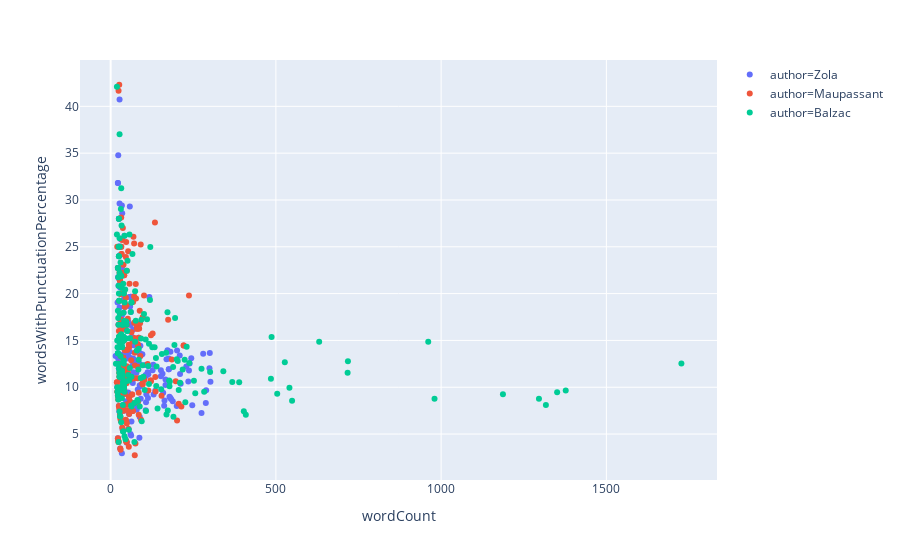

Notebook code for this chart:
### Markdown cell above
#### Quelle est la relation entre le taux de ponctuation, et le nombre de mots chez les auteurs ?

Plus on écritait une phrase longue, et plus on devrait utiliser de la ponctuation comme des virgules, point virgules, non ?

D'un autre côté, ça serait intéressant de voir si des auteurs utilisent fortement la ponctuation alors qu'ils utilisent peu de mots.

### Code cell
fig = px.scatter(my_df, x="wordCount", y="wordsWithPunctuationPercentage", color="author",)
fig.show()

### Figure 1 — Plotly figure (JSON) as saved in the notebook; plotly's stock layout.template omitted (floating-point values rounded to 4 significant figures; data arrays with more than 128 entries replaced by an {"elided": "..."} marker saying what was removed)
{"data": [{"hoverlabel": {"namelength": 0}, "hovertemplate": "author=Zola<br>wordCount=%{x}<br>wordsWithPunctuationPercentage=%{y}", "legendgroup": "author=Zola", "marker": {"color": "#636efa", "symbol": "circle"}, "mode": "markers", "name": "author=Zola", "showlegend": true, "type": "scatter", "x": {"elided": "200 int values"}, "xaxis": "x", "y": {"elided": "200 float values"}, "yaxis": "y"}, {"hoverlabel": {"namelength": 0}, "hovertemplate": "author=Maupassant<br>wordCount=%{x}<br>wordsWithPunctuationPercentage=%{y}", "legendgroup": "author=Maupassant", "marker": {"color": "#EF553B", "symbol": "circle"}, "mode": "markers", "name": "author=Maupassant", "showlegend": true, "type": "scatter", "x": {"elided": "200 int values"}, "xaxis": "x", "y": {"elided": "200 float values"}, "yaxis": "y"}, {"hoverlabel": {"namelength": 0}, "hovertemplate": "author=Balzac<br>wordCount=%{x}<br>wordsWithPunctuationPercentage=%{y}", "legendgroup": "author=Balzac", "marker": {"color": "#00cc96", "symbol": "circle"}, "mode": "markers", "name": "author=Balzac", "showlegend": true, "type": "scatter", "x": {"elided": "200 int values"}, "xaxis": "x", "y": {"elided": "200 float values"}, "yaxis": "y"}], "layout": {"legend": {"tracegroupgap": 0}, "margin": {"t": 60}, "xaxis": {"anchor": "y", "domain": [0, 1], "title": {"text": "wordCount"}}, "yaxis": {"anchor": "x", "domain": [0, 1], "title": {"text": "wordsWithPunctuationPercentage"}}}}
